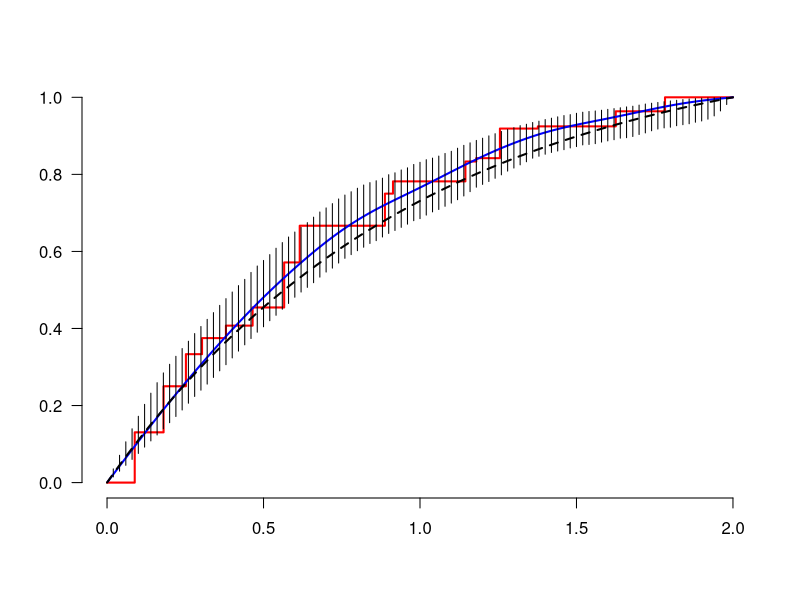
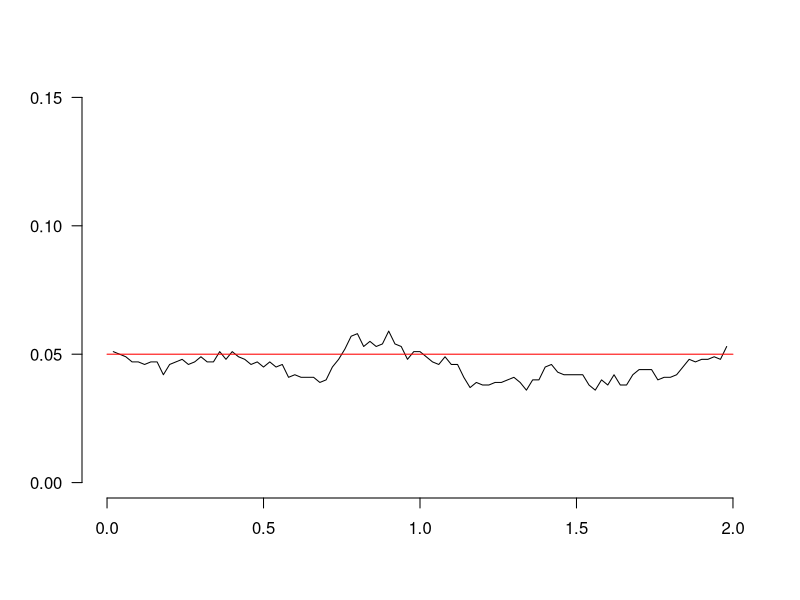

Write R code to recreate these figures, in order.
	B<-read.table("MLE.txt")
	C<-read.table("SMLE.txt")
   	D<-read.table("CI_SMLE.txt")
   	E<-read.table("percentages.txt")
  
   x1<-B[,1]
   z1<-B[,2]
   x2<-C[,1]
   z2<-C[,2]
   x3<-D[,1]
   t1<-D[,2]
   u1<-D[,3]
   
   f <- function(x) {1-exp(-x)}/{1-exp(-2)}
   x0 <-seq(0,2,by=0.01)
   y0<-f(x0)
   
   plot(c(-100,-100),xlim=c(0,2), ylim=c(0,max(u1)), main= "",ylab="",xlab="",bty="n",las=1)
   lines(x1,z1,lwd=2,type ="s",col="red")
   lines(x2, z2,lwd=2,col="blue")
   lines(x0, y0,lwd=2,lty=2)
   segments(x3,t1,x3,u1)


   	x1<-E[,1]
   	y1<-E[,2]
   	  	
   	plot(c(-10000,-10000),xlim=c(0,2), ylim=c(0.0,0.15), main= "", ylab="",xlab="",bty="n",las=1)
	lines(x1,y1,lty=1)
	lines(c(0,2),c(0.05,0.05),col="red")
	
